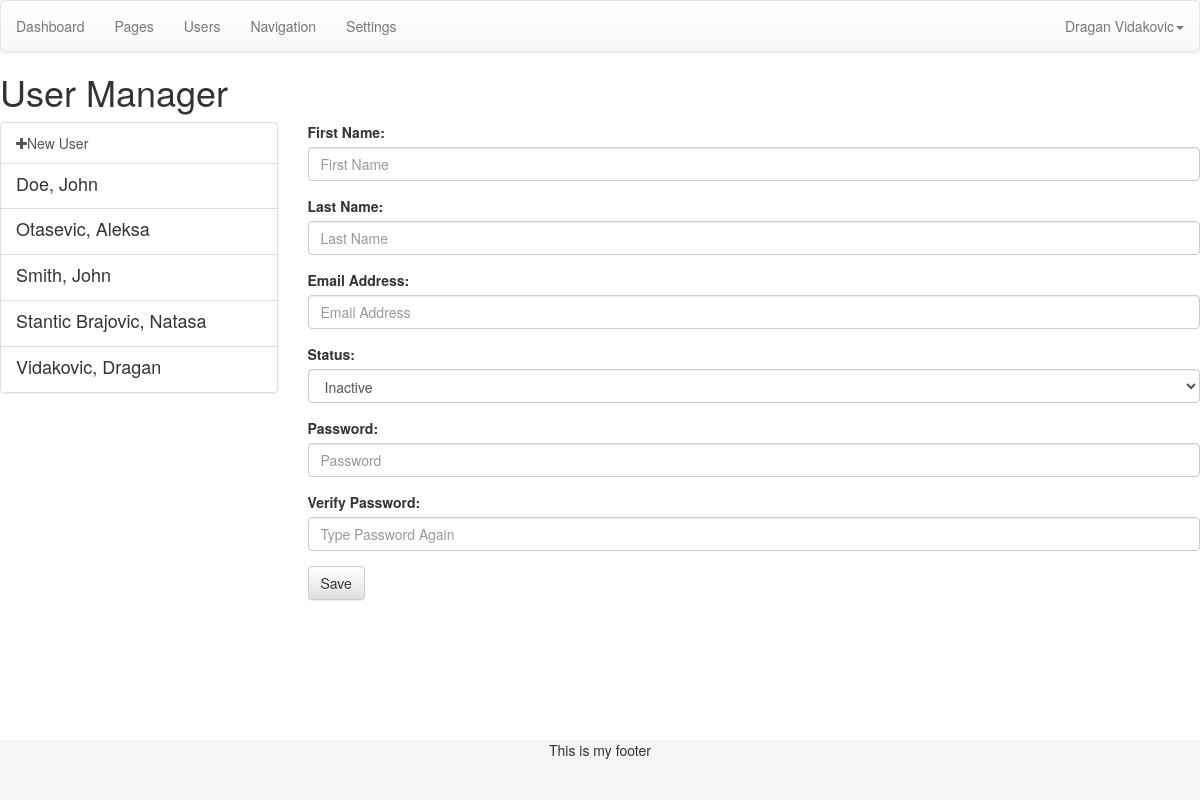
The app's page /admin-developer/index.php?page=users (signed in) with its own data.
### tables this page shows
CREATE TABLE IF NOT EXISTS `users` (
  `id` mediumint(9) NOT NULL,
  `avatar` varchar(100) NOT NULL,
  `first` varchar(200) NOT NULL,
  `last` varchar(200) NOT NULL,
  `email` varchar(200) NOT NULL,
  `password` varchar(200) NOT NULL,
  `status` int(1) NOT NULL DEFAULT '1'
);

### admin-developer/index.php (called while the page is built)
<?php include('template/header.php'); ?>
<?php include('views/'.$page.'.php'); ?>
<?php include('template/footer.php'); ?>

### admin-developer/functions/data.php (called while the page is built, shortened)
<?php
function data_user($dbc, $id){
	if(is_numeric($id)){
		$cond = "WHERE id = '$id'";
	} else {
		$cond = "WHERE email = '$id'";
	}
	$q = "SELECT * FROM users $cond";
	$r = mysqli_query($dbc, $q);
	$data = mysqli_fetch_assoc($r);
	$data['fullname'] =  $data['first'].' '.$data['last'];
	$data['fullname_reverse'] = $data['last'].', '.$data['first'];
	return $data;
}
?>

### admin-developer/config/setup.php (called while the page is built, shortened)
<?php
include('../config/connection.php');
include ('functions/data.php');
$user = data_user($dbc, $_SESSION['username']);
?>

### admin-developer/views/users.php (the view, shortened to what this page needs)
<h1>User Manager</h1>
<div class="row">
	<div class="col-md-3">
		<div class="list-group">
				<a class="list-group-item" href="?page=users">
					<i class="fa fa-plus"></i>New User
				</a>
		<?php
			$q = "SELECT * FROM users ORDER BY last ASC";
			$r = mysqli_query($dbc, $q);
			while($list = mysqli_fetch_assoc($r)){
				$list = data_user($dbc, $list['id']);
				?>
				<a class="list-group-item <?php selected($list['id'], $opened['id'], 'active'); ?>" href="index.php?page=users&id=<?php echo $list['id']; ?>">
					<h4 class="list-group-item-heading"><?php echo $list['fullname_reverse']; ?></h4>
				</a>
		<?php } ?>
		</div>
	</div>
	<div class="col-md-9">
		<form action="index.php?page=users&id=<?php echo $opened['id']; ?>" method="post" role="form">
			<div class="form-group">
				<label for="first">First Name:</label>
				<input class="form-control" type="text" name="first" id="first" value="<?php echo $opened['first']; ?>" placeholder="First Name" autocomplete="off">
			</div>
			<div class="form-group">
				<label for="last">Last Name:</label>
				<input class="form-control" type="text" name="last" id="last" value="<?php echo $opened['last']; ?>" placeholder="Last Name" autocomplete="off">
			</div>
			<div class="form-group">
				<label for="email">Email Address:</label>
				<input class="form-control" type="text" name="email" id="email" value="<?php echo $opened['email']; ?>" placeholder="Email Address" autocomplete="off">
			</div>
			<div class="form-group">
				<label for="status">Status:</label>
				<select class="form-control" name="status" id="status">
					<option value="0" <?php if(isset($_GET['id'])){ selected('0', $opened['status'], 'selected'); } ?>>Inactive</option>
				</select>
			</div>
			<div class="form-group">
				<label for="password">Password:</label>
				<input class="form-control" type="password" name="password" id="password" placeholder="Password" autocomplete="off">
			</div>
			<div class="form-group">
				<label for="passwordv">Verify Password:</label>
				<input class="form-control" type="password" name="passwordv" id="passwordv" placeholder="Type Password Again" autocomplete="off">
			</div>
			<button type="submit" class="btn btn-default">Save</button>
		</form>
	</div>
</div>

### admin-developer/config/css.php (style rules this page uses)
html, body { height: 100%; }

### records on screen
users: fullname_reverse "Doe, John"
users: fullname_reverse "Otasevic, Aleksa"
users: fullname_reverse "Smith, John"
users: fullname_reverse "Stantic Brajovic, Natasa"
users: fullname_reverse "Vidakovic, Dragan"

### other values on screen
$user['fullname'] "Dragan Vidakovic"
